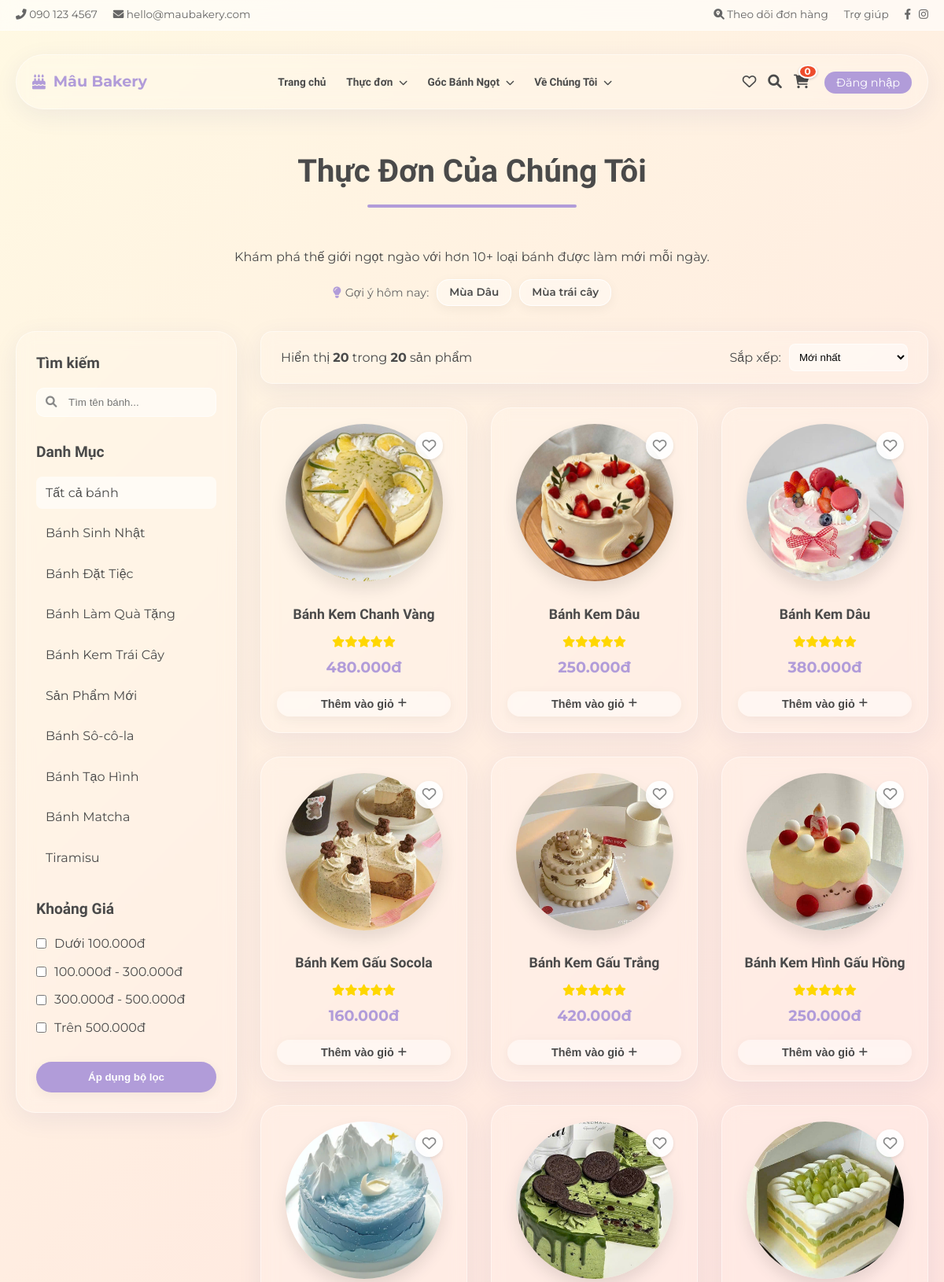
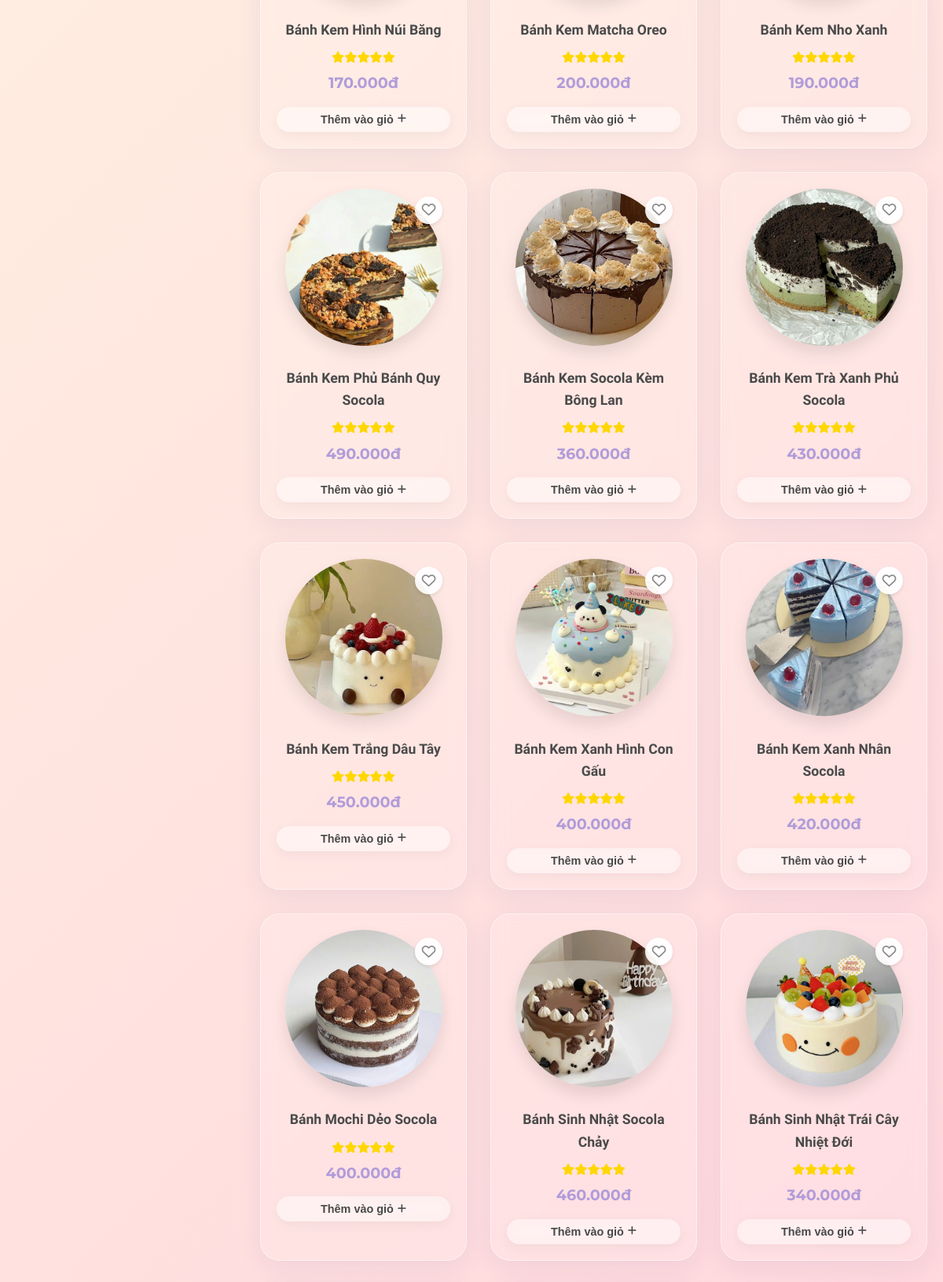
The app's page /index.php?page=menu (upper part) with its own data (2 pictures, top to bottom).
### tables this page shows
CREATE TABLE `featured_tags` (
  `id` int(11) NOT NULL AUTO_INCREMENT,
  `name` varchar(255) NOT NULL,
  `url` varchar(255) NOT NULL,
  `icon` varchar(50) DEFAULT NULL,
  `sort_order` int(11) NOT NULL DEFAULT 0,
  `is_active` tinyint(1) NOT NULL DEFAULT 1,
  `created_at` timestamp NOT NULL DEFAULT current_timestamp(),
  `updated_at` timestamp NOT NULL DEFAULT current_timestamp() ON UPDATE current_timestamp(),
  PRIMARY KEY (`id`)
);

CREATE TABLE `categories` (
  `id` int(11) NOT NULL AUTO_INCREMENT,
  `name` varchar(100) NOT NULL,
  `slug` varchar(100) NOT NULL,
  `image` text DEFAULT NULL,
  `is_active` tinyint(1) DEFAULT 1,
  PRIMARY KEY (`id`),
  UNIQUE KEY `name` (`name`),
  UNIQUE KEY `slug` (`slug`)
);

CREATE TABLE `products` (
  `id` int(11) NOT NULL AUTO_INCREMENT,
  `category_id` int(11) NOT NULL,
  `name` varchar(150) NOT NULL,
  `slug` varchar(150) NOT NULL,
  `description` text DEFAULT NULL,
  `base_price` decimal(10,2) NOT NULL,
  `image` text DEFAULT NULL,
  `views` int(11) DEFAULT 0,
  `is_featured` tinyint(1) DEFAULT 0,
  `is_active` tinyint(1) DEFAULT 1,
  `created_at` datetime DEFAULT current_timestamp(),
  PRIMARY KEY (`id`),
  UNIQUE KEY `slug` (`slug`),
  KEY `category_id` (`category_id`),
  CONSTRAINT `fk_products_categories` FOREIGN KEY (`category_id`) REFERENCES `categories` (`id`) ON DELETE CASCADE
);

### controllers/MenuController.php (called while the page is built, shortened)
<?php
if (isset($conn)) {
    try {
        $stmt_cat = $conn->prepare("SELECT * FROM categories WHERE is_active = 1");
        $stmt_cat->execute();
        $categories = $stmt_cat->fetchAll();
    } catch (PDOException $e) {
        $categories = [];
    }
}
if (isset($conn)) {
    try {
        $stmt_tags = $conn->prepare("SELECT * FROM featured_tags WHERE is_active = 1 ORDER BY sort_order ASC");
        $stmt_tags->execute();
        $tags = $stmt_tags->fetchAll();
    } catch (PDOException $e) {
        $tags = [];
    }
}
$user_favorites = [];
$keyword = isset($_GET['keyword']) ? trim($_GET['keyword']) : '';
$category_slug = isset($_GET['category']) ? $_GET['category'] : '';
$price_filters = isset($_GET['price']) ? $_GET['price'] : [];
$sort = isset($_GET['sort']) ? $_GET['sort'] : 'newest';
$page = isset($_GET['p']) ? intval($_GET['p']) : 1;
$limit = 20;
$offset = ($page - 1) * $limit;
$where_clauses = ["is_active = 1"];
$params = [];
$order_by = "created_at DESC";
$sql_where = implode(" AND ", $where_clauses);
if (isset($conn)) {
    try {
        $stmt_count = $conn->prepare("SELECT COUNT(*) FROM products WHERE $sql_where");
        $stmt_count->execute($params);
        $total_products = $stmt_count->fetchColumn();
        $sql = "SELECT * FROM products WHERE $sql_where ORDER BY $order_by LIMIT $limit OFFSET $offset";
        $stmt_prod = $conn->prepare($sql);
        $stmt_prod->execute($params);
        $products = $stmt_prod->fetchAll();
    } catch (PDOException $e) {
        $products = [];
    }
}
?>

### views/menu.php (the view, shortened to what this page needs)
<?php
require_once 'controllers/MenuController.php';
?>
<div class="container mt-2 mb-2">
    <div class="text-center mb-2">
        <h1 class="section-title">Thực Đơn Của Chúng Tôi</h1>
        <p class="mb-1">Khám phá thế giới ngọt ngào với hơn 10+ loại bánh được làm mới mỗi ngày.</p>
        <div style="display: flex; justify-content: center; gap: 10px; flex-wrap: wrap; margin-bottom: 30px;">
            <span style="font-size: 0.9rem; color: #666; display: flex; align-items: center;"><i
                    class="fas fa-lightbulb" style="color: var(--accent-color); margin-right: 5px;"></i> Gợi ý hôm
                nay:</span>
            <?php foreach ($tags as $tag): ?>
                <a href="<?php echo htmlspecialchars($tag['url']); ?>" class="btn-glass"
                    style="padding: 5px 15px; font-size: 0.85rem; border-radius: 15px; display: flex; align-items: center; gap: 5px; text-decoration: none; color: inherit;">
                    <?php echo htmlspecialchars($tag['name']); ?>
                </a>
            <?php endforeach; ?>
        </div>
    </div>
    <div style="display: flex; flex-wrap: wrap; gap: 30px;">
        <form method="GET" action="index.php" id="filterForm">
            <div class="glass-panel" style="padding: 25px; position: sticky; top: 100px;">
                <div style="margin-bottom: 30px;">
                    <h3 style="margin-bottom: 15px; font-size: 1.2rem;">Tìm kiếm</h3>
                    <div style="position: relative;">
                        <input type="text" name="keyword" id="searchInput" autocomplete="off"
                            placeholder="Tìm tên bánh..." value="<?php echo htmlspecialchars($keyword); ?>"
                            style="width: 100%; padding: 10px 10px 10px 40px; border-radius: 10px; border: 1px solid rgba(255,255,255,0.6); background: rgba(255,255,255,0.5); outline: none;">
                        <i class="fas fa-search"
                            style="position: absolute; left: 12px; top: 50%; transform: translateY(-50%); color: #888; font-size: 0.9rem;"></i>
                    </div>
                </div>
                <div style="margin-bottom: 30px;">
                    <h3 style="margin-bottom: 15px; font-size: 1.2rem;">Danh Mục</h3>
                    <ul style="display: flex; flex-direction: column; gap: 10px;">
                        <li>
                            <a href="index.php?page=menu"
                                style="display: flex; justify-content: space-between; align-items: center; padding: 8px 12px; border-radius: 8px; transition: all 0.2s; background: <?php echo empty($category_slug) ? 'rgba(255,255,255,0.6)' : 'transparent'; ?>">
                                <span>Tất cả bánh</span>
                            </a>
                        </li>
                        <?php foreach ($categories as $cat): ?>
                            <li>
                                <a href="index.php?page=menu&category=<?php echo $cat['slug']; ?>"
                                    style="display: flex; justify-content: space-between; align-items: center; padding: 8px 12px; border-radius: 8px; transition: all 0.2s; background: <?php echo ($category_slug == $cat['slug']) ? 'rgba(255,255,255,0.6)' : 'transparent'; ?>">
                                    <span><?php echo $cat['name']; ?></span>
                                </a>
                            </li>
                        <?php endforeach; ?>
                    </ul>
                </div>
                <div style="margin-bottom: 30px;">
                    <h3 style="margin-bottom: 15px; font-size: 1.2rem;">Khoảng Giá</h3>
                    <div style="display: flex; flex-direction: column; gap: 10px;">
                        <label style="display: flex; align-items: center; cursor: pointer;">
                            <input type="checkbox" name="price[]" value="under100" style="margin-right: 10px;" <?php echo in_array('under100', $price_filters) ? 'checked' : ''; ?>> Dưới 100.000đ
                        </label>
                        <label style="display: flex; align-items: center; cursor: pointer;">
                            <input type="checkbox" name="price[]" value="100-300" style="margin-right: 10px;" <?php echo in_array('100-300', $price_filters) ? 'checked' : ''; ?>> 100.000đ - 300.000đ
                        </label>
                        <label style="display: flex; align-items: center; cursor: pointer;">
                            <input type="checkbox" name="price[]" value="300-500" style="margin-right: 10px;" <?php echo in_array('300-500', $price_filters) ? 'checked' : ''; ?>> 300.000đ - 500.000đ
                        </label>
                        <label style="display: flex; align-items: center; cursor: pointer;">
                            <input type="checkbox" name="price[]" value="above500" style="margin-right: 10px;" <?php echo in_array('above500', $price_filters) ? 'checked' : ''; ?>> Trên 500.000đ
                        </label>
                    </div>
                </div>
                <button type="submit" class="btn-glass btn-primary"
                    style="width: 100%; border: none; cursor: pointer;">Áp dụng bộ lọc</button>
            </div>
        </form>
        <div style="flex: 3; min-width: 300px;">
            <div class="glass-panel"
                style="padding: 15px 25px; margin-bottom: 30px; display: flex; justify-content: space-between; align-items: center; border-radius: 15px;">
                <span>Hiển thị <strong><?php echo count($products); ?></strong> trong
                    <strong><?php echo $total_products; ?></strong> sản phẩm</span>
                <div style="display: flex; align-items: center; gap: 10px;">
                    <span>Sắp xếp:</span>
                    <select onchange="window.location.href=updateQueryString('sort', this.value)"
                        style="padding: 8px; border-radius: 8px; border: 1px solid rgba(255,255,255,0.6); background: rgba(255,255,255,0.5); outline: none;">
                        <option value="newest" <?php echo $sort == 'newest' ? 'selected' : ''; ?>>Mới nhất</option>
                    </select>
                </div>
            </div>
            <div class="product-grid" style="grid-template-columns: repeat(auto-fill, minmax(260px, 1fr));">
                <?php if (empty($products)): ?>
                    <p style="grid-column: 1/-1; text-align: center; color: #888; padding: 40px;">Không tìm thấy sản phẩm
                        nào phù hợp.</p>
                <?php else: ?>
                    <?php foreach ($products as $product): ?>
                        <div class="glass-panel product-card"
                            onclick="window.location.href='index.php?page=product_detail&id=<?php echo $product['id']; ?>'"
                            style="cursor: pointer;">
                            <div style="position: relative;">
                                <img src="<?php echo htmlspecialchars($product['image']); ?>" class="product-img" loading="lazy"
                                    alt="<?php echo htmlspecialchars($product['name']); ?>">
                                <div class="favorite-btn" onclick="toggleFavorite(event, <?php echo $product['id']; ?>)"
                                    style="position: absolute; top: 10px; right: 10px; width: 35px; height: 35px; background: rgba(255,255,255,0.9); border-radius: 50%; display: flex; align-items: center; justify-content: center; cursor: pointer; box-shadow: 0 2px 5px rgba(0,0,0,0.1); transition: transform 0.2s;">
                                    <i class="<?php echo in_array($product['id'], $user_favorites) ? 'fas' : 'far'; ?> fa-heart"
                                        style="color: <?php echo in_array($product['id'], $user_favorites) ? '#e74c3c' : '#888'; ?>; font-size: 1.1rem;"></i>
                                </div>
                            </div>
                            <h3 class="product-name" style="font-size: 1.1rem;">
                                <?php echo $product['name']; ?>
                            </h3>
                            <div style="color: #FFD700; font-size: 0.9rem; margin-bottom: 5px;">
                                <i class="fas fa-star"></i><i class="fas fa-star"></i><i class="fas fa-star"></i><i
                                    class="fas fa-star"></i><i class="fas fa-star"></i>
                            </div>
                            <p class="product-price">
                                <?php echo number_format($product['base_price'], 0, ',', '.'); ?>đ
                            </p>
                            <div class="product-actions" style="margin-top: 15px;">
                                <button
                                    onclick="addToCart(<?php echo $product['id']; ?>, '<?php echo addslashes($product['name']); ?>', <?php echo $product['base_price']; ?>); event.stopPropagation();"
                                    class="btn-glass"
                                    style="padding: 8px 15px; width: 100%; font-size: 0.9rem; border-radius: 50px; display: flex; align-items: center; justify-content: center; text-decoration: none; border: none; cursor: pointer;">
                                    Thêm vào giỏ <i class="fas fa-plus" style="font-size: 0.8rem; margin-left: 5px;"></i>
                                </button>
                            </div>
                        </div>
                    <?php endforeach; ?>
                <?php endif; ?>
            </div>
        </div>
    </div>
</div>
<link rel="stylesheet" href="assets/css/search.css">

### assets/css/style.css (style rules this page uses)
:root { --primary-color: #ffd1dc; --primary-dark: #ffb7c5; --secondary-color: #fff9e3; --accent-color: #b19cd9; --text-color: #4a4a4a; --white: #ffffff; --glass-bg: rgba(255, 255, 255, 0.15); --glass-border: rgba(255, 255, 255, 0.5); --shadow-soft: 0 8px 32px 0 rgba(31, 38, 135, 0.07); }
* { margin: 0; padding: 0; box-sizing: border-box; }
html { scroll-behavior: smooth; }
body { font-family: "Montserrat", sans-serif; color: var(--text-color); background: linear-gradient(135deg, #fff9e3 0%, #ffd1dc 100%); min-height: 100vh; line-height: 1.6; -webkit-font-smoothing: antialiased; -moz-osx-font-smoothing: grayscale; }
h1, h2, h3, h4, h5, h6 { font-family: "Quicksand", sans-serif; font-weight: 700; }
a { text-decoration: none; color: inherit; transition: all 0.3s ease; }
ul { list-style: none; }
.container { max-width: 1200px; margin: 0 auto; padding: 0 20px; }
.text-center { text-align: center; }
.mt-2 { margin-top: 2rem; }
.mb-1 { margin-bottom: 1rem; }
.mb-2 { margin-bottom: 2rem; }
.glass-panel { background: var(--glass-bg); backdrop-filter: blur(10px); -webkit-backdrop-filter: blur(10px); border: 1px solid var(--glass-border); border-radius: 25px; box-shadow: var(--shadow-soft); }
.btn-glass { display: inline-block; padding: 12px 30px; background: rgba(255, 255, 255, 0.4); border: 1px solid var(--white); border-radius: 50px; font-weight: 600; backdrop-filter: blur(4px); cursor: pointer; color: var(--text-color); box-shadow: 0 4px 15px rgba(0, 0, 0, 0.05); }
.btn-primary { background: var(--accent-color); color: white; border: none; }
.section-title { text-align: center; font-size: 2.5rem; margin-bottom: 50px; position: relative; display: table; margin: 0 auto 50px auto; }
.section-title::after { content: ""; display: block; width: 60%; height: 4px; background: var(--accent-color); margin: 10px auto 0; border-radius: 2px; }
.product-grid { display: grid; grid-template-columns: repeat(auto-fit, minmax(280px, 1fr)); gap: 30px; margin-bottom: 60px; }
.product-card { padding: 20px; text-align: center; transition: all 0.3s ease; }
.product-img { width: 200px; height: 200px; object-fit: cover; border-radius: 50%; margin-bottom: 20px; box-shadow: 0 10px 20px rgba(0, 0, 0, 0.1); transition: transform 0.3s ease; }
.product-name { font-size: 1.3rem; margin-bottom: 10px; }
.product-price { font-size: 1.2rem; color: var(--accent-color); font-weight: 700; margin-bottom: 15px; }

### records on screen
featured_tags: name "Mùa Dâu"
featured_tags: name "Mùa trái cây"
categories: name "Bánh Sinh Nhật"
categories: name "Bánh Đặt Tiệc"
categories: name "Bánh Làm Quà Tặng"
categories: name "Bánh Kem Trái Cây"
categories: name "Sản Phẩm Mới"
categories: name "Bánh Sô-cô-la"
categories: name "Bánh Tạo Hình"
categories: name "Bánh Matcha"
categories: name "Tiramisu"
products: image (picture), name "Bánh Kem Chanh Vàng", base_price "480.000"
products: image (picture), name "Bánh Kem Dâu", base_price "250.000"
products: image (picture), $product['id'] 3 (drawn), name "Bánh Kem Dâu", base_price "380.000"
products: image (picture), name "Bánh Kem Gấu Socola", base_price "160.000"
products: image (picture), name "Bánh Kem Gấu Trắng", base_price "420.000"
products: image (picture), name "Bánh Kem Hình Gấu Hồng", base_price "250.000"
products: image (picture), name "Bánh Kem Hình Núi Băng", base_price "170.000"
products: image (picture), name "Bánh Kem Matcha Oreo", base_price "200.000"
products: image (picture), name "Bánh Kem Nho Xanh", base_price "190.000"
products: image (picture), name "Bánh Kem Phủ Bánh Quy Socola", base_price "490.000"
products: image (picture), name "Bánh Kem Socola Kèm Bông Lan", base_price "360.000"
products: image (picture), name "Bánh Kem Trà Xanh Phủ Socola", base_price "430.000"
products: image (picture), name "Bánh Kem Trắng Dâu Tây", base_price "450.000"
products: image (picture), name "Bánh Kem Xanh Hình Con Gấu", base_price "400.000"
products: image (picture), name "Bánh Kem Xanh Nhân Socola", base_price "420.000"
products: image (picture), name "Bánh Mochi Dẻo Socola", base_price "400.000"
products: image (picture), name "Bánh Sinh Nhật Socola Chảy", base_price "460.000"
products: image (picture), name "Bánh Sinh Nhật Trái Cây Nhiệt Đới", base_price "340.000"

### other values on screen
$cart_count "0"
count($products) "20"
$total_products "20"
